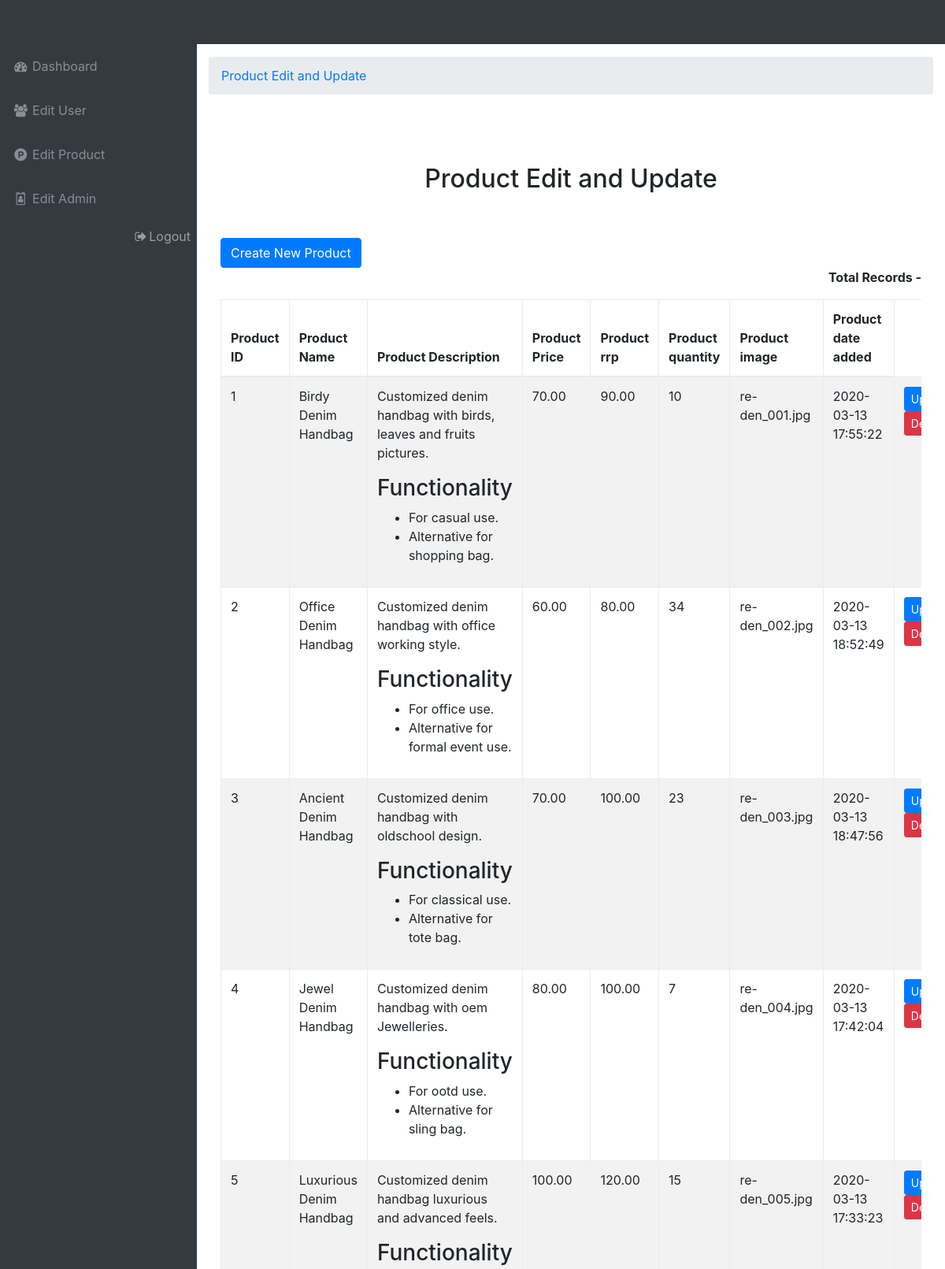
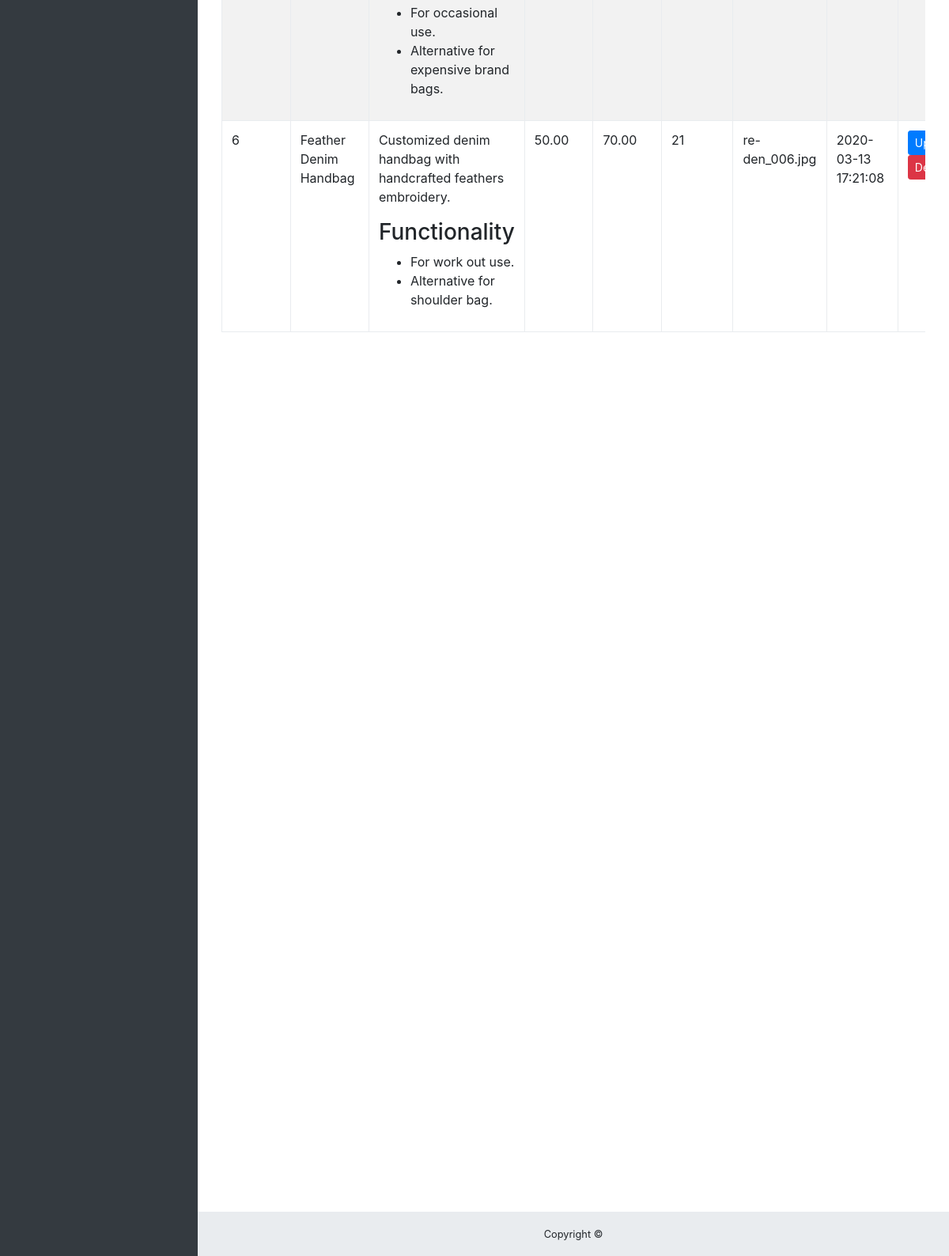
Screenshot of /Assignment_final/product_edit.php with the database file from the repository (2 pictures, top to bottom).
### tables this page shows
CREATE TABLE `redenproduct` (
  `id` int(11) NOT NULL,
  `name` varchar(200) NOT NULL,
  `description` text NOT NULL,
  `price` decimal(7,2) NOT NULL,
  `rrp` decimal(7,2) NOT NULL DEFAULT 0.00,
  `quantity` int(11) NOT NULL,
  `img` text NOT NULL,
  `dateadded` datetime NOT NULL DEFAULT current_timestamp()
);

### Assignment_final/product_edit.php (the view, shortened to what this page needs)
<?php
	require_once('layouts/header.php');
	require_once('layouts/left_sidebar.php');
?>
  <div class="content-wrapper">
    <div class="container-fluid">
      <ol class="breadcrumb">
        <li class="breadcrumb-item">
          <a href="#">Product Edit and Update</a>
        </li>
      </ol>
      <html>
 <head>
 </head>
 <body>
  <div class="container">
   <br />
   <br />
   <br />
   <h2 align="center">Product Edit and Update</h2><br />
   <br />
   <a class='btn btn-primary' href='create_product.php' role="button">Create New Product</a>
   <div class="table-responsive">
    <div align="right">
     <p><b>Total Records - <span id="total_records"></span></b></p>
    </div>
    <table class="table table-bordered table-striped">
     <thead>
      <tr>
       <th>Product ID</th>
       <th>Product Name</th>
       <th>Product Description</th>
       <th>Product Price</th>
       <th>Product rrp</th>
       <th>Product quantity</th>
       <th>Product image</th>
       <th>Product date added</th>
      </tr>
     </thead>
     <tbody>
      <?php
     $servername = "localhost";
     $username = "root";
     $password = "";
     $database = "redentableproduct";
     $conn = new mysqli($servername, $username, $password, $database);
     $sql = "SELECT * FROM redenproduct";
     $result = $conn->query($sql);
    while($row = $result->fetch_assoc()) {
         echo "<tr>
             <td>" . $row["id"] . "</td>
             <td>" . $row["name"] . "</td>
             <td>" . $row["description"] . "</td>
             <td>" . $row["price"] . "</td>
             <td>" . $row["rrp"] . "</td>
             <td>" . $row["quantity"] . "</td>
             <td>" . $row["img"] . "</td>
             <td>" . $row["dateadded"] . "</td>
             <td>
                 <a class='btn btn-primary btn-sm' href='edit_product.php?id=$row[id]'>Update</a>
                 <a class='btn btn-danger btn-sm' href='delete_product.php?id=$row[id]'>Delete</a>
             </td>
         </tr>";
     }
     ?>
     </tbody>
    </table>
   </div>
  </div>
  <br />
  <br />
  <br />
  <br />
 </body>
</html>
      <div style="height: 1000px;"></div>
    </div>
<?php require_once('layouts/footer.php'); ?>

### Assignment_final/assets/css/sb-admin.css (style rules this page uses)
html { position: relative; min-height: 100%; }
body { overflow-x: hidden; }
body.sticky-footer { margin-bottom: 56px; }
body.sticky-footer .content-wrapper { min-height: calc(100vh - 56px - 56px); }
body.fixed-nav { padding-top: 56px; }
.content-wrapper { min-height: calc(100vh - 56px); padding-top: 1rem; }
.content-wrapper { overflow-x: hidden; background: white; }
@media (min-width: 992px) { .content-wrapper { margin-left: 250px; } }

### rows the page displays
redenproduct: id "1", name "Birdy Denim Handbag", description "Customized denim handbag with birds, leaves and fruits pictures. Functionality For casual use. Alternative for shopping bag.", price "70.00", rrp "90.00", quantity "10", img "re-den_001.jpg", dateadded "2020-03-13 17:55:22"
redenproduct: id "2", name "Office Denim Handbag", description "Customized denim handbag with office working style. Functionality For office use. Alternative for formal event use.", price "60.00", rrp "80.00", quantity "34", img "re-den_002.jpg", dateadded "2020-03-13 18:52:49"
redenproduct: id "3", name "Ancient Denim Handbag", description "Customized denim handbag with oldschool design. Functionality For classical use. Alternative for tote bag.", price "70.00", rrp "100.00", quantity "23", img "re-den_003.jpg", dateadded "2020-03-13 18:47:56"
redenproduct: id "4", name "Jewel Denim Handbag", description "Customized denim handbag with oem Jewelleries. Functionality For ootd use. Alternative for sling bag.", price "80.00", rrp "100.00", quantity "7", img "re-den_004.jpg", dateadded "2020-03-13 17:42:04"
redenproduct: id "5", name "Luxurious Denim Handbag", description "Customized denim handbag luxurious and advanced feels. Functionality For occasional use. Alternative for expensive brand bags.", price "100.00", rrp "120.00", quantity "15", img "re-den_005.jpg", dateadded "2020-03-13 17:33:23"
redenproduct: id "6", name "Feather Denim Handbag", description "Customized denim handbag with handcrafted feathers embroidery. Functionality For work out use. Alternative for shoulder bag.", price "50.00", rrp "70.00", quantity "21", img "re-den_006.jpg", dateadded "2020-03-13 17:21:08"
